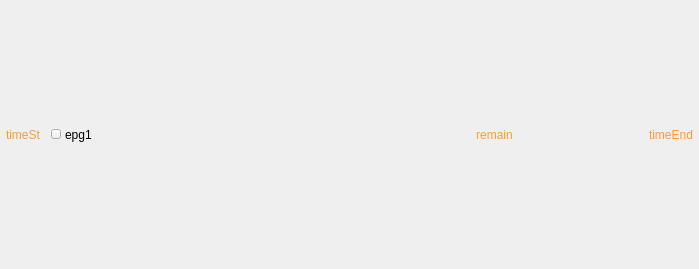
<?xml version="1.0" encoding="UTF-8"?>
<ui version="4.0">
 <class>m_InfoPanelSmall</class>
 <widget class="QWidget" name="m_InfoPanelSmall">
  <property name="geometry">
   <rect>
    <x>0</x>
    <y>0</y>
    <width>699</width>
    <height>269</height>
   </rect>
  </property>
  <property name="sizePolicy">
   <sizepolicy hsizetype="Expanding" vsizetype="Minimum">
    <horstretch>0</horstretch>
    <verstretch>0</verstretch>
   </sizepolicy>
  </property>
  <property name="contextMenuPolicy">
   <enum>Qt::NoContextMenu</enum>
  </property>
  <property name="windowTitle">
   <string notr="true"/>
  </property>
  <layout class="QHBoxLayout" name="horizontalLayout">
   <property name="spacing">
    <number>6</number>
   </property>
   <property name="leftMargin">
    <number>6</number>
   </property>
   <property name="topMargin">
    <number>4</number>
   </property>
   <property name="rightMargin">
    <number>6</number>
   </property>
   <property name="bottomMargin">
    <number>4</number>
   </property>
   <item>
    <widget class="CSkinOneLineText" name="m_TimeSt">
     <property name="sizePolicy">
      <sizepolicy hsizetype="Minimum" vsizetype="Expanding">
       <horstretch>0</horstretch>
       <verstretch>0</verstretch>
      </sizepolicy>
     </property>
     <property name="palette">
      <palette>
       <active>
        <colorrole role="WindowText">
         <brush brushstyle="SolidPattern">
          <color alpha="255">
           <red>255</red>
           <green>153</green>
           <blue>51</blue>
          </color>
         </brush>
        </colorrole>
       </active>
       <inactive>
        <colorrole role="WindowText">
         <brush brushstyle="SolidPattern">
          <color alpha="255">
           <red>255</red>
           <green>153</green>
           <blue>51</blue>
          </color>
         </brush>
        </colorrole>
       </inactive>
       <disabled>
        <colorrole role="WindowText">
         <brush brushstyle="SolidPattern">
          <color alpha="255">
           <red>120</red>
           <green>120</green>
           <blue>120</blue>
          </color>
         </brush>
        </colorrole>
       </disabled>
      </palette>
     </property>
     <property name="text">
      <string notr="true">timeSt</string>
     </property>
    </widget>
   </item>
   <item>
    <widget class="CSkinProgressWidget" name="m_ProgressWidget" native="true">
     <property name="sizePolicy">
      <sizepolicy hsizetype="Expanding" vsizetype="Expanding">
       <horstretch>0</horstretch>
       <verstretch>0</verstretch>
      </sizepolicy>
     </property>
     <property name="sliderInfo" stdset="0">
      <string notr="true">color1=&quot;0xA0909090&quot; color2=&quot;0xAA146414&quot; type=&quot;0&quot; roundcorner=&quot;0&quot; borderwidth=&quot;0&quot; bordercolor=&quot;0xFF010101&quot;</string>
     </property>
     <property name="slider2Info" stdset="0">
      <string notr="true">color1=&quot;0x641414C8&quot; color2=&quot;0xC0C0C0C0&quot; type=&quot;0&quot; roundcorner=&quot;0&quot; borderwidth=&quot;0&quot; bordercolor=&quot;0xFF010101&quot;</string>
     </property>
     <property name="borderInfo" stdset="0">
      <string notr="true">borderwidth=&quot;1&quot; roundcorner=&quot;0&quot; bordercolor=&quot;0xB0FF9933&quot; </string>
     </property>
     <layout class="QHBoxLayout" name="layout11">
      <property name="spacing">
       <number>4</number>
      </property>
      <property name="leftMargin">
       <number>4</number>
      </property>
      <property name="topMargin">
       <number>4</number>
      </property>
      <property name="rightMargin">
       <number>6</number>
      </property>
      <property name="bottomMargin">
       <number>4</number>
      </property>
      <item>
       <widget class="CSkinButton" name="m_EpgDesc1">
        <property name="minimumSize">
         <size>
          <width>10</width>
          <height>10</height>
         </size>
        </property>
        <property name="focusPolicy">
         <enum>Qt::NoFocus</enum>
        </property>
        <property name="text">
         <string notr="true"/>
        </property>
        <property name="iconSize">
         <size>
          <width>0</width>
          <height>0</height>
         </size>
        </property>
        <property name="checkable">
         <bool>false</bool>
        </property>
        <property name="skinImage" stdset="0">
         <stringlist notr="true">
          <string>src=&quot;img\tree\info.png&quot; statecount=&quot;1&quot; duration=&quot;0&quot; autoScale=&quot;0&quot;</string>
         </stringlist>
        </property>
       </widget>
      </item>
      <item>
       <widget class="CSkinOneLineText" name="m_Epg1">
        <property name="sizePolicy">
         <sizepolicy hsizetype="Preferred" vsizetype="Expanding">
          <horstretch>0</horstretch>
          <verstretch>0</verstretch>
         </sizepolicy>
        </property>
        <property name="text">
         <string>epg1</string>
        </property>
       </widget>
      </item>
      <item alignment="Qt::AlignHCenter">
       <widget class="CSkinOneLineText" name="m_Remain">
        <property name="sizePolicy">
         <sizepolicy hsizetype="Minimum" vsizetype="Expanding">
          <horstretch>0</horstretch>
          <verstretch>0</verstretch>
         </sizepolicy>
        </property>
        <property name="palette">
         <palette>
          <active>
           <colorrole role="WindowText">
            <brush brushstyle="SolidPattern">
             <color alpha="255">
              <red>255</red>
              <green>153</green>
              <blue>51</blue>
             </color>
            </brush>
           </colorrole>
          </active>
          <inactive>
           <colorrole role="WindowText">
            <brush brushstyle="SolidPattern">
             <color alpha="255">
              <red>255</red>
              <green>153</green>
              <blue>51</blue>
             </color>
            </brush>
           </colorrole>
          </inactive>
          <disabled>
           <colorrole role="WindowText">
            <brush brushstyle="SolidPattern">
             <color alpha="255">
              <red>120</red>
              <green>120</green>
              <blue>120</blue>
             </color>
            </brush>
           </colorrole>
          </disabled>
         </palette>
        </property>
        <property name="text">
         <string notr="true">remain</string>
        </property>
        <property name="alignment">
         <set>Qt::AlignCenter</set>
        </property>
       </widget>
      </item>
     </layout>
    </widget>
   </item>
   <item>
    <widget class="CSkinOneLineText" name="m_TimeEnd">
     <property name="sizePolicy">
      <sizepolicy hsizetype="Minimum" vsizetype="Expanding">
       <horstretch>0</horstretch>
       <verstretch>0</verstretch>
      </sizepolicy>
     </property>
     <property name="palette">
      <palette>
       <active>
        <colorrole role="WindowText">
         <brush brushstyle="SolidPattern">
          <color alpha="255">
           <red>255</red>
           <green>153</green>
           <blue>51</blue>
          </color>
         </brush>
        </colorrole>
       </active>
       <inactive>
        <colorrole role="WindowText">
         <brush brushstyle="SolidPattern">
          <color alpha="255">
           <red>255</red>
           <green>153</green>
           <blue>51</blue>
          </color>
         </brush>
        </colorrole>
       </inactive>
       <disabled>
        <colorrole role="WindowText">
         <brush brushstyle="SolidPattern">
          <color alpha="255">
           <red>120</red>
           <green>120</green>
           <blue>120</blue>
          </color>
         </brush>
        </colorrole>
       </disabled>
      </palette>
     </property>
     <property name="text">
      <string notr="true">timeEnd</string>
     </property>
    </widget>
   </item>
  </layout>
 </widget>
 <customwidgets>
  <customwidget>
   <class>CSkinOneLineText</class>
   <extends>QLabel</extends>
   <header>skinonelinetext.h</header>
  </customwidget>
  <customwidget>
   <class>CSkinButton</class>
   <extends>QToolButton</extends>
   <header>skinbutton.h</header>
  </customwidget>
  <customwidget>
   <class>CSkinProgressWidget</class>
   <extends>QWidget</extends>
   <header>skinprogresswidget.h</header>
   <container>1</container>
  </customwidget>
 </customwidgets>
 <resources/>
 <connections/>
</ui>
